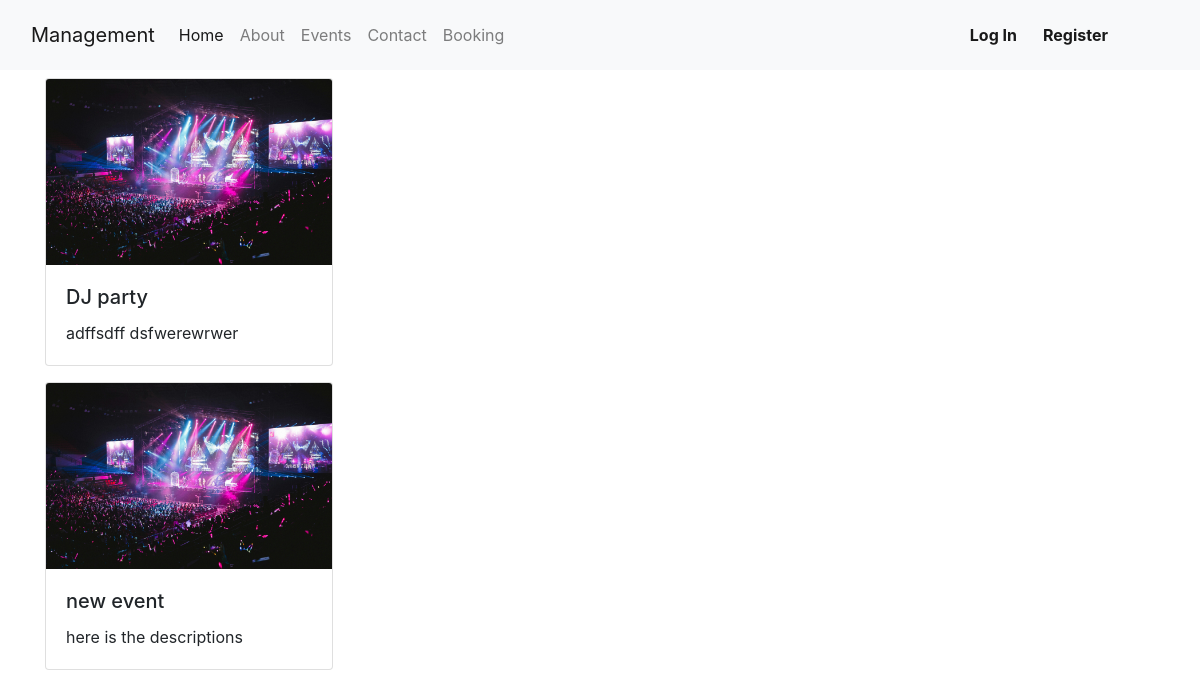
Screenshot of /events/ with the database file from the repository.
### eventapp/models.py (models this page shows, shortened)
class Events(models.Model):
    imgs=models.ImageField(upload_to='pic')
    name=models.CharField(max_length=50)
    desc=models.CharField(max_length=150)

### eventapp/views.py (the view)
# urls.py: path('events/',views.events,name="events")
def events(request):
    dict_eve={
        'eve':Events.objects.all()
    }
    return render(request,'events.html',dict_eve)

### templates/events.html (shortened to what this page needs)
{% extends "base.html" %}
{% load static %}
{% block content %}
<div class="container">
  {% for ds in eve %}
  <div class="card" style="width: 18rem; margin-bottom: 1rem;">
    <img class="card-img-top" src="{{ ds.imgs.url }}" alt="Card image cap">
    <div class="card-body">
      <h5 class="card-title">{{ ds.name }}</h5>
      <p class="card-text">{{ ds.desc }}</p>
    </div>
  </div>
  {% endfor %}
</div>
 {% endblock content %}

### rows the page displays
Events: imgs (picture), name "DJ party", desc "adffsdff dsfwerewrwer"
Events: imgs (picture), name "new event", desc "here is the descriptions"
